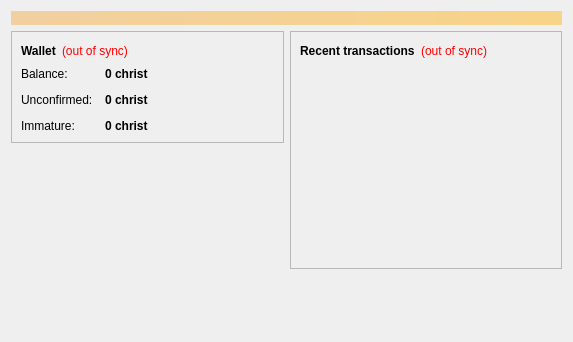
<?xml version="1.0" encoding="UTF-8"?>
<ui version="4.0">
 <class>OverviewPage</class>
 <widget class="QWidget" name="OverviewPage">
  <property name="geometry">
   <rect>
    <x>0</x>
    <y>0</y>
    <width>573</width>
    <height>342</height>
   </rect>
  </property>
  <property name="windowTitle">
   <string>Form</string>
  </property>
  <layout class="QVBoxLayout" name="topLayout">
   <item>
    <widget class="QLabel" name="labelAlerts">
     <property name="visible">
      <bool>false</bool>
     </property>
     <property name="styleSheet">
      <string notr="true">background-color: qlineargradient(x1: 0, y1: 0, x2: 1, y2: 0, stop:0 #F0D0A0, stop:1 #F8D488); color:#000000;</string>
     </property>
     <property name="wordWrap">
      <bool>true</bool>
     </property>
     <property name="margin">
      <number>3</number>
     </property>
    </widget>
   </item>
   <item>
    <layout class="QHBoxLayout" name="horizontalLayout" stretch="1,1">
     <item>
      <layout class="QVBoxLayout" name="verticalLayout_2">
       <item>
        <widget class="QFrame" name="frame">
         <property name="frameShape">
          <enum>QFrame::StyledPanel</enum>
         </property>
         <property name="frameShadow">
          <enum>QFrame::Raised</enum>
         </property>
         <layout class="QVBoxLayout" name="verticalLayout_4">
          <item>
           <layout class="QHBoxLayout" name="horizontalLayout_4">
            <item>
             <widget class="QLabel" name="label_5">
              <property name="font">
               <font>
                <weight>75</weight>
                <bold>true</bold>
               </font>
              </property>
              <property name="text">
               <string>Wallet</string>
              </property>
             </widget>
            </item>
            <item>
             <widget class="QLabel" name="labelWalletStatus">
              <property name="toolTip">
               <string>The displayed information may be out of date. Your wallet automatically synchronizes with the The christ Coin network after a connection is established, but this process has not completed yet.</string>
              </property>
              <property name="styleSheet">
               <string notr="true">QLabel { color: red; }</string>
              </property>
              <property name="text">
               <string notr="true">(out of sync)</string>
              </property>
              <property name="alignment">
               <set>Qt::AlignLeading|Qt::AlignLeft|Qt::AlignVCenter</set>
              </property>
             </widget>
            </item>
            <item>
             <spacer name="horizontalSpacer_2">
              <property name="orientation">
               <enum>Qt::Horizontal</enum>
              </property>
              <property name="sizeHint" stdset="0">
               <size>
                <width>40</width>
                <height>20</height>
               </size>
              </property>
             </spacer>
            </item>
           </layout>
          </item>
          <item>
           <layout class="QFormLayout" name="formLayout_2">
            <property name="fieldGrowthPolicy">
             <enum>QFormLayout::AllNonFixedFieldsGrow</enum>
            </property>
            <property name="horizontalSpacing">
             <number>12</number>
            </property>
            <property name="verticalSpacing">
             <number>12</number>
            </property>
            <item row="0" column="0">
             <widget class="QLabel" name="label">
              <property name="text">
               <string>Balance:</string>
              </property>
             </widget>
            </item>
            <item row="0" column="1">
             <widget class="QLabel" name="labelBalance">
              <property name="font">
               <font>
                <weight>75</weight>
                <bold>true</bold>
               </font>
              </property>
              <property name="cursor">
               <cursorShape>IBeamCursor</cursorShape>
              </property>
              <property name="toolTip">
               <string>Your current balance</string>
              </property>
              <property name="text">
               <string notr="true">0 christ</string>
              </property>
              <property name="textInteractionFlags">
               <set>Qt::LinksAccessibleByMouse|Qt::TextSelectableByKeyboard|Qt::TextSelectableByMouse</set>
              </property>
             </widget>
            </item>
            <item row="1" column="0">
             <widget class="QLabel" name="label_3">
              <property name="text">
               <string>Unconfirmed:</string>
              </property>
             </widget>
            </item>
            <item row="1" column="1">
             <widget class="QLabel" name="labelUnconfirmed">
              <property name="font">
               <font>
                <weight>75</weight>
                <bold>true</bold>
               </font>
              </property>
              <property name="cursor">
               <cursorShape>IBeamCursor</cursorShape>
              </property>
              <property name="toolTip">
               <string>Total of transactions that have yet to be confirmed, and do not yet count toward the current balance</string>
              </property>
              <property name="text">
               <string notr="true">0 christ</string>
              </property>
              <property name="textInteractionFlags">
               <set>Qt::LinksAccessibleByMouse|Qt::TextSelectableByKeyboard|Qt::TextSelectableByMouse</set>
              </property>
             </widget>
            </item>
            <item row="2" column="0">
             <widget class="QLabel" name="labelImmatureText">
              <property name="text">
               <string>Immature:</string>
              </property>
             </widget>
            </item>
            <item row="2" column="1">
             <widget class="QLabel" name="labelImmature">
              <property name="font">
               <font>
                <weight>75</weight>
                <bold>true</bold>
               </font>
              </property>
              <property name="toolTip">
               <string>Mined balance that has not yet matured</string>
              </property>
              <property name="text">
               <string notr="true">0 christ</string>
              </property>
              <property name="textInteractionFlags">
               <set>Qt::LinksAccessibleByMouse|Qt::TextSelectableByKeyboard|Qt::TextSelectableByMouse</set>
              </property>
             </widget>
            </item>
           </layout>
          </item>
         </layout>
        </widget>
       </item>
       <item>
        <spacer name="verticalSpacer">
         <property name="orientation">
          <enum>Qt::Vertical</enum>
         </property>
         <property name="sizeHint" stdset="0">
          <size>
           <width>20</width>
           <height>40</height>
          </size>
         </property>
        </spacer>
       </item>
       <item>
         <widget class="QLabel" name="label_wallet_bgcoin">
          <property name="text">
           <string/>
          </property>
          <property name="pixmap">
           <pixmap resource="../bitcoin.qrc">:/images/wallet_bgcoin</pixmap>
          </property>
          <property name="scaledContents">
           <bool>false</bool>
          </property>
          <property name="alignment">
           <set>Qt::AlignCenter</set>
          </property>
          <property name="margin">
           <number>-2</number>
          </property>
         </widget>
        </item>
      </layout>
     </item>
     <item>
      <layout class="QVBoxLayout" name="verticalLayout_3">
       <item>
        <widget class="QFrame" name="frame_2">
         <property name="frameShape">
          <enum>QFrame::StyledPanel</enum>
         </property>
         <property name="frameShadow">
          <enum>QFrame::Raised</enum>
         </property>
         <layout class="QVBoxLayout" name="verticalLayout">
          <item>
           <layout class="QHBoxLayout" name="horizontalLayout_2">
            <item>
             <widget class="QLabel" name="label_4">
              <property name="text">
               <string>&lt;b&gt;Recent transactions&lt;/b&gt;</string>
              </property>
             </widget>
            </item>
            <item>
             <widget class="QLabel" name="labelTransactionsStatus">
              <property name="toolTip">
               <string>The displayed information may be out of date. Your wallet automatically synchronizes with the The christ Coin network after a connection is established, but this process has not completed yet.</string>
              </property>
              <property name="styleSheet">
               <string notr="true">QLabel { color: red; }</string>
              </property>
              <property name="text">
               <string notr="true">(out of sync)</string>
              </property>
              <property name="alignment">
               <set>Qt::AlignRight|Qt::AlignTrailing|Qt::AlignVCenter</set>
              </property>
             </widget>
            </item>
            <item>
             <spacer name="horizontalSpacer">
              <property name="orientation">
               <enum>Qt::Horizontal</enum>
              </property>
              <property name="sizeHint" stdset="0">
               <size>
                <width>40</width>
                <height>20</height>
               </size>
              </property>
             </spacer>
            </item>
           </layout>
          </item>
          <item>
           <widget class="QListView" name="listTransactions">
            <property name="styleSheet">
             <string notr="true">QListView { background: transparent; }</string>
            </property>
            <property name="frameShape">
             <enum>QFrame::NoFrame</enum>
            </property>
            <property name="verticalScrollBarPolicy">
             <enum>Qt::ScrollBarAlwaysOff</enum>
            </property>
            <property name="horizontalScrollBarPolicy">
             <enum>Qt::ScrollBarAlwaysOff</enum>
            </property>
            <property name="selectionMode">
             <enum>QAbstractItemView::NoSelection</enum>
            </property>
           </widget>
          </item>
         </layout>
        </widget>
       </item>
       <item>
        <spacer name="verticalSpacer_2">
         <property name="orientation">
          <enum>Qt::Vertical</enum>
         </property>
         <property name="sizeHint" stdset="0">
          <size>
           <width>20</width>
           <height>40</height>
          </size>
         </property>
        </spacer>
       </item>
      </layout>
     </item>
    </layout>
   </item>
  </layout>
 </widget>
 <resources/>
 <connections/>
</ui>
